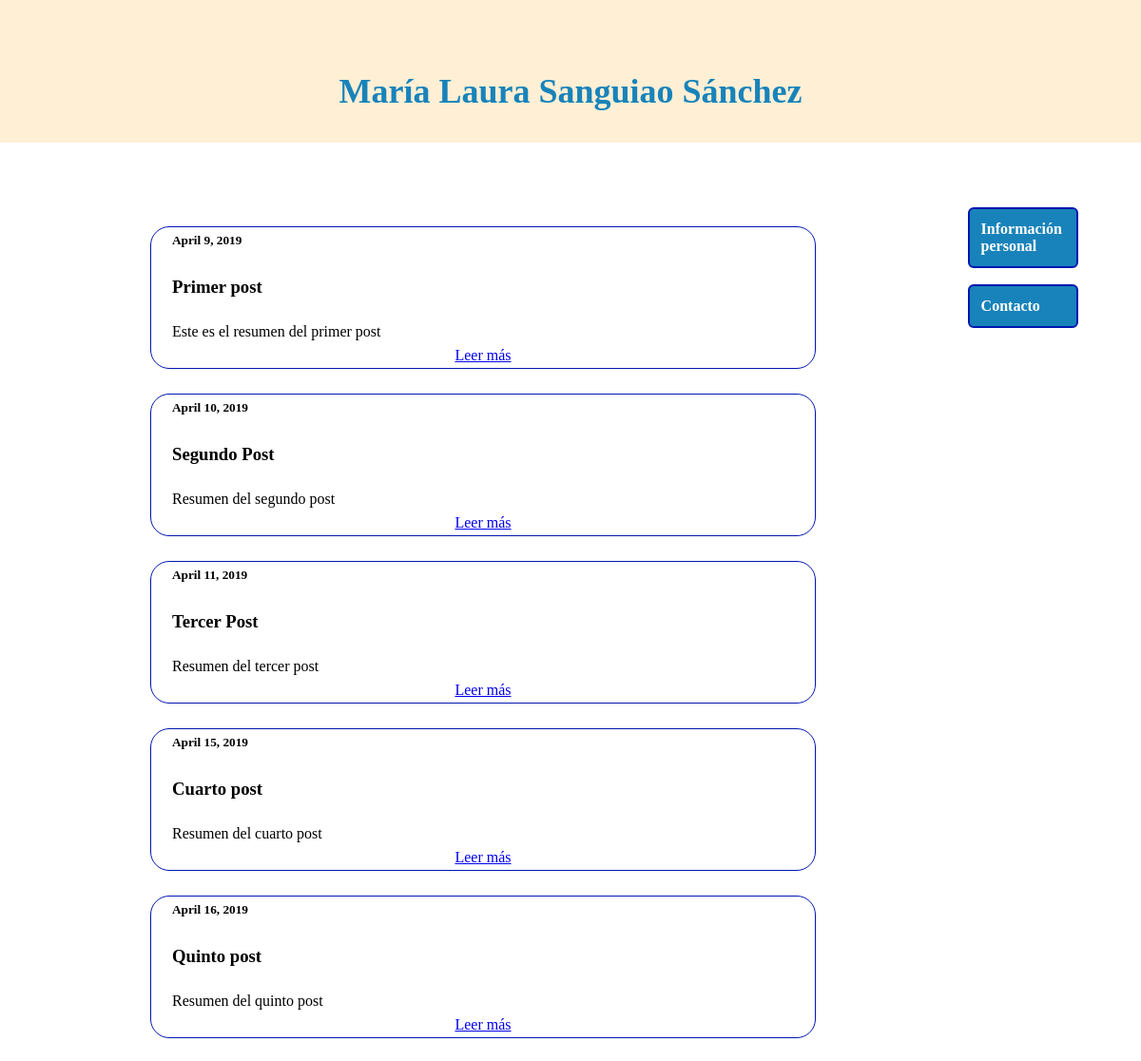
Before: / with the older database file.
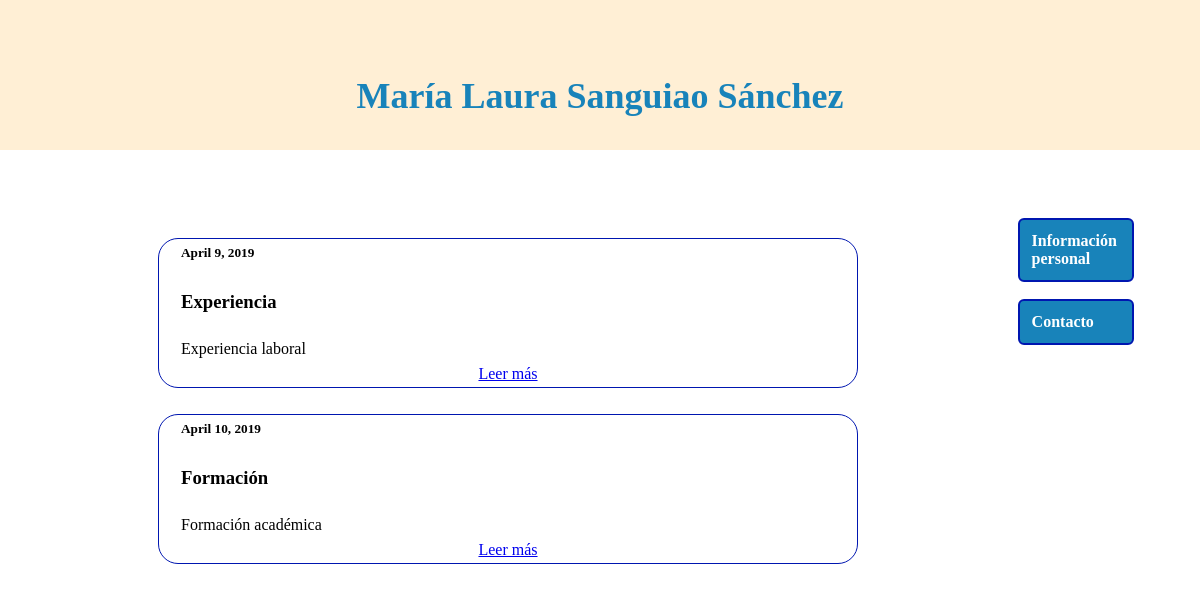
After: the same page with the newer database file.
### blog/models.py (models this page shows, shortened)
class post (models.Model):
    titulo = models.CharField(max_length=200)
    resumen = models.CharField(max_length=200)
    fecha = models.DateField(null=True, blank=True)
    slug = models.SlugField(max_length=100)

### blog/views.py (the view)
# urls.py: path('', views.post_list, name='post_list'), #Asociamos la vista post_list a la URL raíz. Este patrón le dice a Django que views.post_list es el lugar correcto al que ir si alguien entra al sitio web 
def post_list(request): #Creamos una función (def)
    posts = post.objects.values();
    numero = post.objects.count();
    return render(request, 'blog/post_list.html', {'posts': posts, 'numero':numero})

### blog/templates/blog/post_list.html (shortened to what this page needs)
{% extends "base_generic.html" %}
{% block lateral %}
<ul style="top:200px">
  <li><a href="{% url 'info' %}">Información personal</a></li>
  <li><a href="{% url 'contacto' %}">Contacto</a></li>
</ul>
{% endblock %}
{% block título %}
	<h1><br/>María Laura Sanguiao Sánchez</h1>
{% endblock %}
{% block content %}
<TABLE style=" display: flex; justify-content: center; align-items: center; margin: 7% 0% 0% 0%;">
{% for post in posts %}
<TR>
	<TD>
		<TABLE border="0">
			<TR><TD>
				<TABLE width=700px height=150px style="border-radius: 20px; border: 1px solid #0016b0;">
				<TR>
					<TD ><H5 style="margin-left: 20px">{{post.fecha}}</H5></P></br></TD>
				</TR>
				<TR>
					<TD ><H3 style="margin-left: 20px">{{ post.titulo }}</H3></P></br></TD>
				</TR>
				<TR>
					<TD><P style="margin-left: 20px">{{ post.resumen }}</P></TD>
				</TR>
				<TR>
					<TD colspan="2" align="center"><a href="{% url 'post_texto' pk=post.id %}">Leer más</a></TD>
				</TR>
				</TABLE>
			</TD></TR>
		</TABLE>
	</TD>
	<TR>
		<TD>  &nbsp; &nbsp; &nbsp; &nbsp; &nbsp; &nbsp; </TD>
		<TD>  &nbsp; &nbsp; &nbsp; &nbsp; &nbsp; &nbsp; </TD>
		<TD>  &nbsp; &nbsp; &nbsp; &nbsp; &nbsp; &nbsp; </TD>
		<TD>  &nbsp; &nbsp; &nbsp; &nbsp; &nbsp; &nbsp; </TD>
		<TD>  &nbsp; &nbsp; &nbsp; &nbsp; &nbsp; &nbsp; </TD>
	</TR>
</TR>
{% endfor %}
</TABLE>
{% endblock %}

### blog/templates/base_generic.html (shortened to what this page needs)
<!DOCTYPE html PUBLIC “-//W3C//DTD XHTML 1.1//EN” “http://www.w3.org/TR/xhtml11/DTD/xhtml11.dtd”>
<html lang="en">
<head>
  {% load static %}
</head>
<body translate="no" onload="init()">
	<div id="contenedor">
		<div id="sideNavigation">
		{% block lateral %}{% endblock %}
		</div>
		<div id="título" style="background-color:#FFEFD5">
		{% block título %}{% endblock %}
		</div>
		<div id="contenido">
		{% block content %}{% endblock %}
		</div>
	</div>
</body>
</html>

### blog/templates/base_generic.html (style rules this page uses)
* { margin:0; padding:0; }
body { font-family:bentonsansmedium; }
ul { list-style-type: none; margin: 0; padding: 0; position: fixed; overflow: auto; }
.boton_personalizado, li a { text-decoration: none; padding: 12px; font-weight: 600; font-size: 1rem; color: #ffffff; background-color: #1883ba; border-radius: 6px; border: 2px solid #0016b0; display: block; width: 50%; margin: 10%;   }
#título { color:#c0c; font-size:18px; height: 150px; display: flex; justify-content: center; align-items: center;  }
#sideNavigation { position: relative; left: 1000px; }

Changed rows visible on the page:
removed post: fecha "April 11, 2019", titulo "Tercer Post", resumen "Resumen del tercer post"
removed post: fecha "April 15, 2019", titulo "Cuarto post", resumen "Resumen del cuarto post"
removed post: fecha "April 16, 2019", titulo "Quinto post", resumen "Resumen del quinto post"
changed post: titulo "Primer post" → "Experiencia"; resumen "Este es el resumen del primer post" → "Experiencia laboral"
changed post: titulo "Segundo Post" → "Formación"; resumen "Resumen del segundo post" → "Formación académica"
